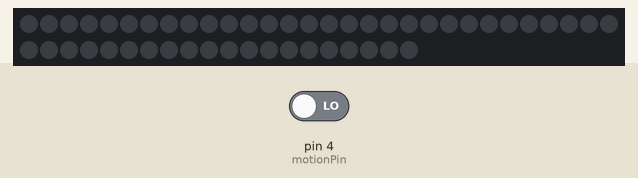
This sketch was run on a simulated Arduino Uno, built with avr-gcc and run on an emulated ATmega328P. On the bench: 50 RGB LEDs in strip order, left to right, continuing on the next row. The inputs (shaded band) are chosen by the test bench; at power-on: pin 4 (motionPin) LOW. Dim RGB values are drawn brighter than linear; the strip is taken to match the declared colour order; random numbers use the default seed unless the sketch sets one.

Above: at 2.8 s.
2.9 s: pin 4 (motionPin) driven HIGH
At 4.72 s:
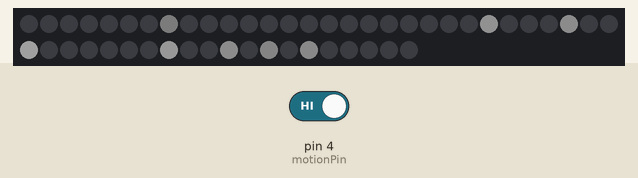
At 7.15 s:
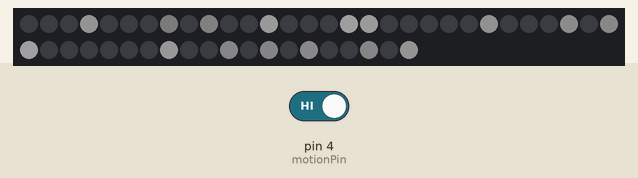
Timing chart, 0 to 8.7 s (numbered marks = the images above; inputs shaded):
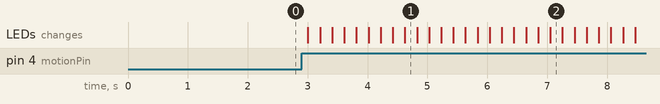

Measured:
- after the input at 2.9 s, the LEDs: first change after 0.11 s (image 1 shows a later state)

The sketch:

twinkly_lights.ino
```cpp
#include <Adafruit_NeoPixel.h>

// Pins
int ledDataPin = 2;
int motionPin = 4;

// State
int pirState = LOW;

uint8_t brightness = 40;
bool someLightsAreOn = false;

Adafruit_NeoPixel strip = Adafruit_NeoPixel(50, ledDataPin, NEO_RGB + NEO_KHZ800);

void setup() {
  pinMode(ledDataPin, OUTPUT);
  pinMode(motionPin, INPUT);
  strip.begin();
  strip.setBrightness(brightness);
  strip.show();
}

void loop() {
  uint8_t pixel, colour;
  int val = 0;

  val = digitalRead(motionPin);

  if (val == HIGH) {
    if (pirState == LOW) {
      pirState = HIGH;
      someLightsAreOn = true;
    }

    pixel = random(strip.numPixels());
    colour = random(255);

    strip.setPixelColor(pixel, strip.Color(colour, colour, colour));
    //    strip.setPixelColor(0, strip.Color(0, 0, 40));

    strip.show();
    delay(200);

  } else if (someLightsAreOn) {
    pirState = LOW;

    //    strip.setPixelColor(0, strip.Color(0, 40, 0));
    //    strip.show();

    // The PIR takes 3 seconds to reset, so just keep the lights on until then
    delay(3000);

    int n = 0;
    for (n = 0; n < strip.numPixels(); n++) {
      strip.setPixelColor(n, strip.Color(0, 0, 0));
      strip.show();
      delay(300);

      if (digitalRead(motionPin) == HIGH) {
        break;
      }
    }
    // Got all the way to the end of the loop
    if (n == strip.numPixels()) {
      someLightsAreOn = false;
    }
    //if (pirState == HIGH) {
    //      strip.clear();
    //      strip.setPixelColor(0, strip.Color(0, 40, 0));
    //      strip.show();

    //}

  }
  else {
    //    strip.setPixelColor(0, strip.Color(40, 0, 0));
    //    strip.show();

    delay(1000);
  }
}
```
